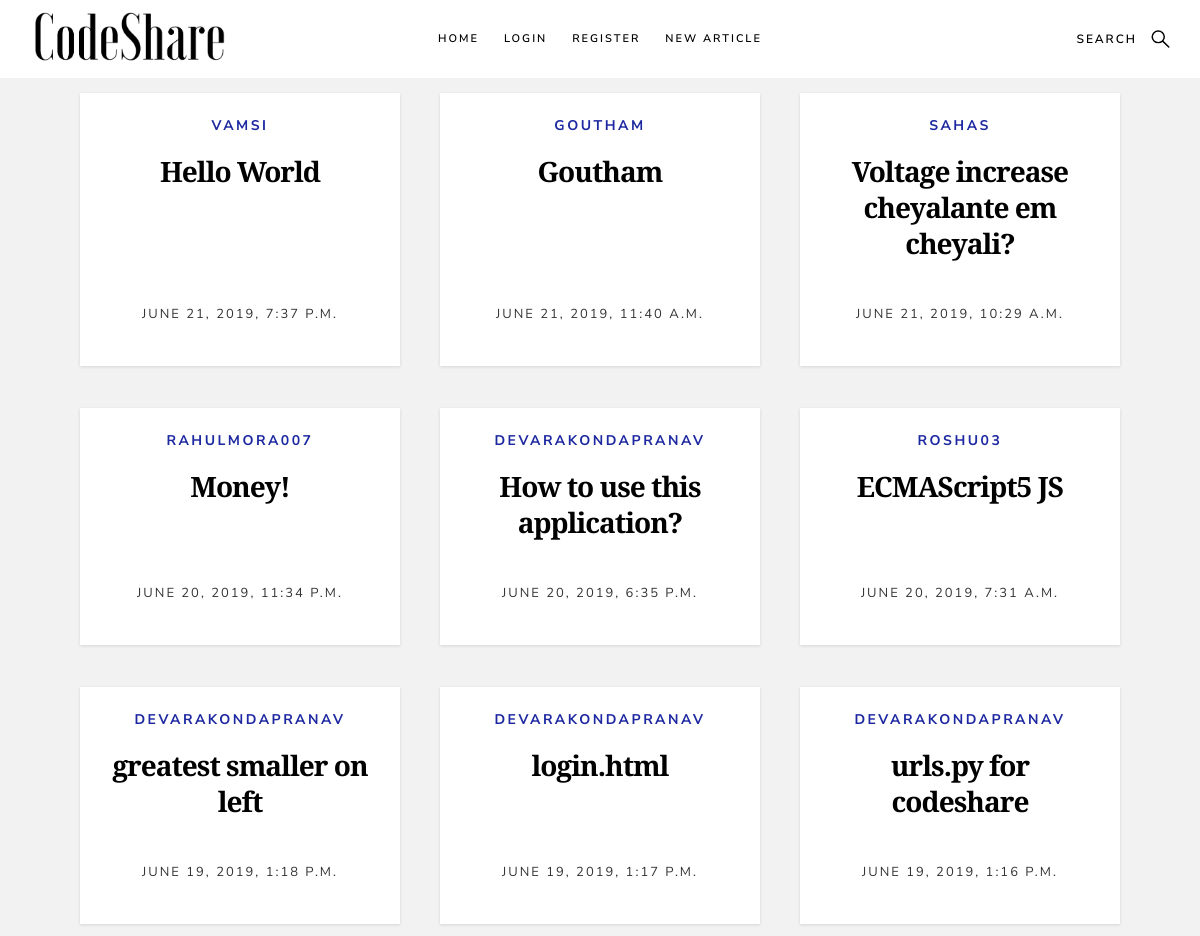
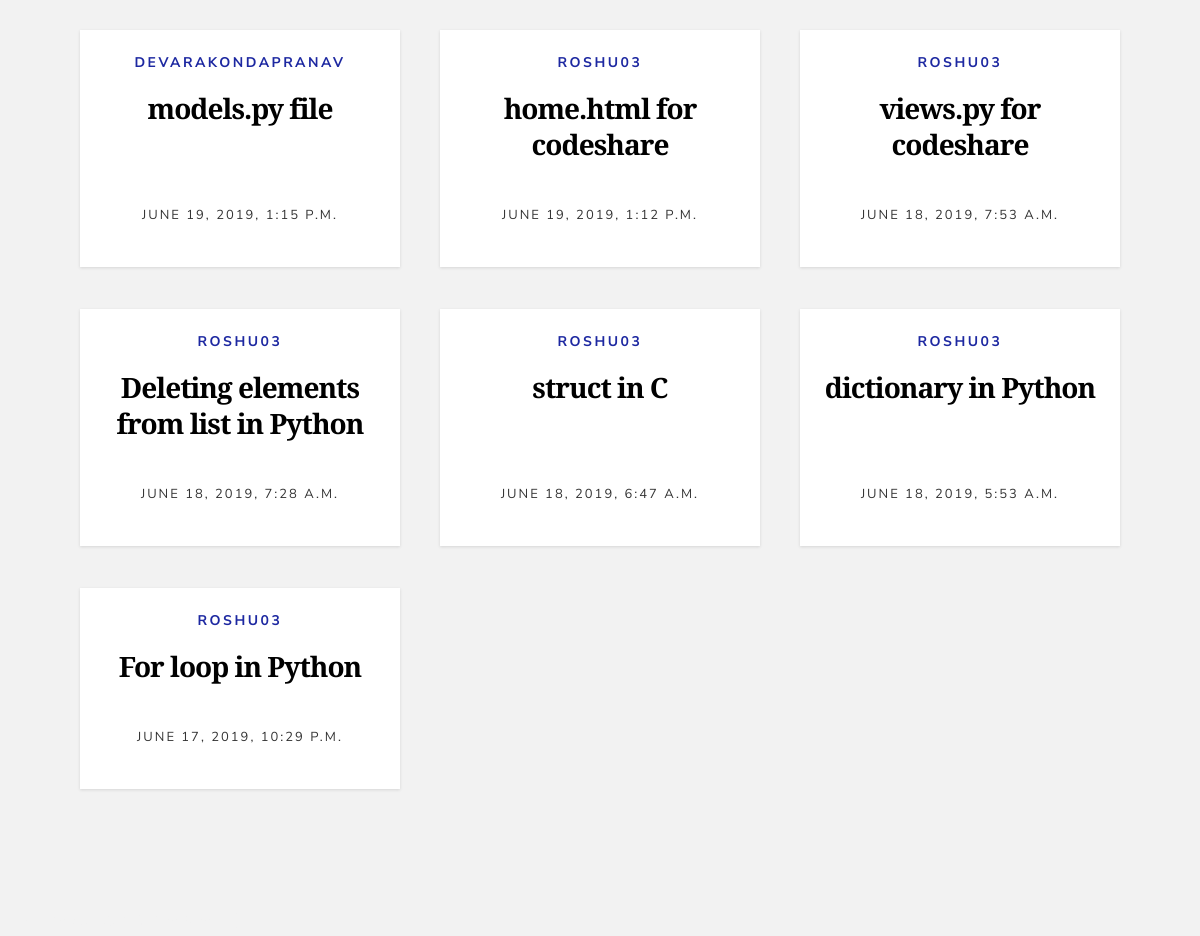
Page /snippets/ on the earlier database version (2 pictures, top to bottom).
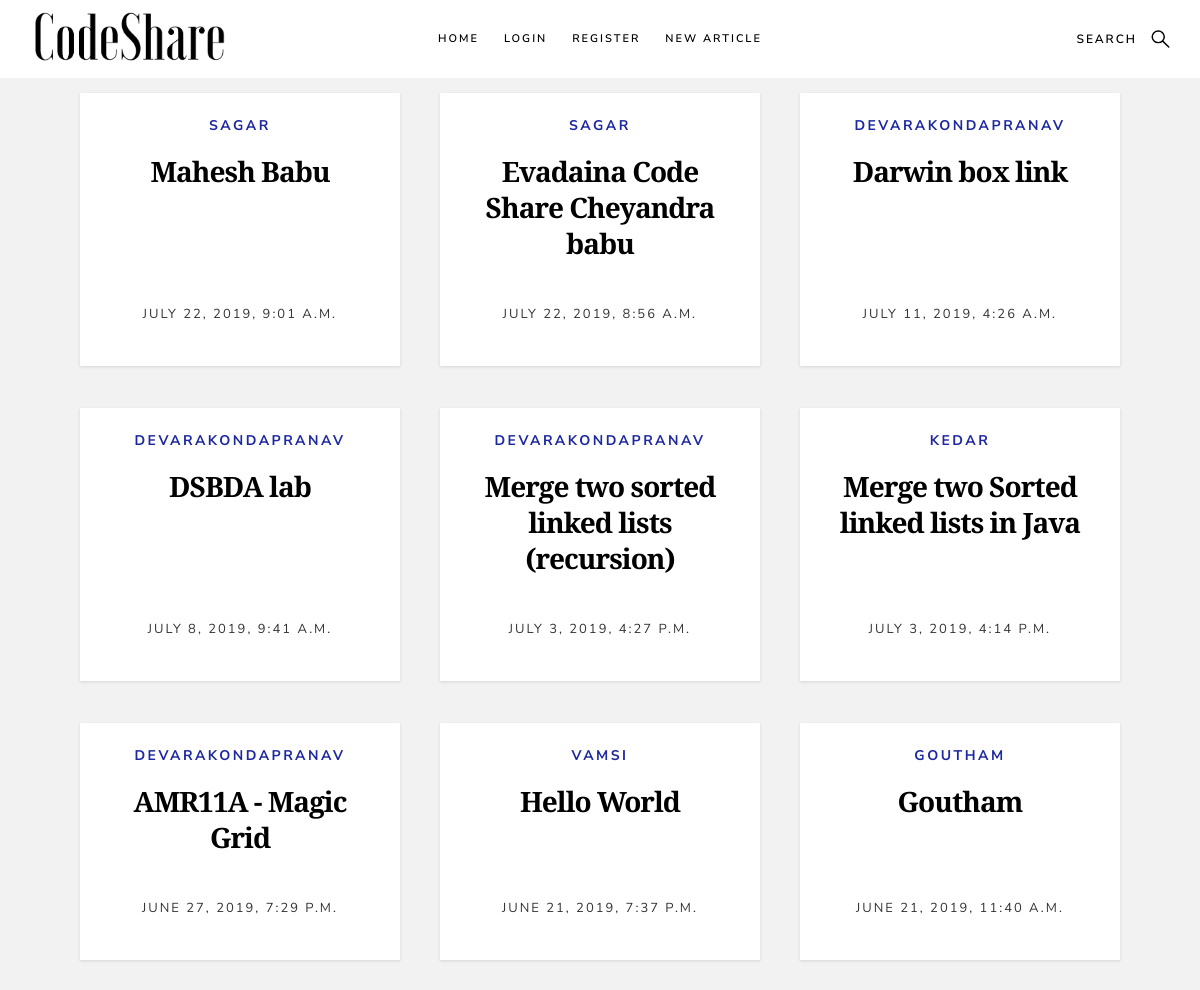
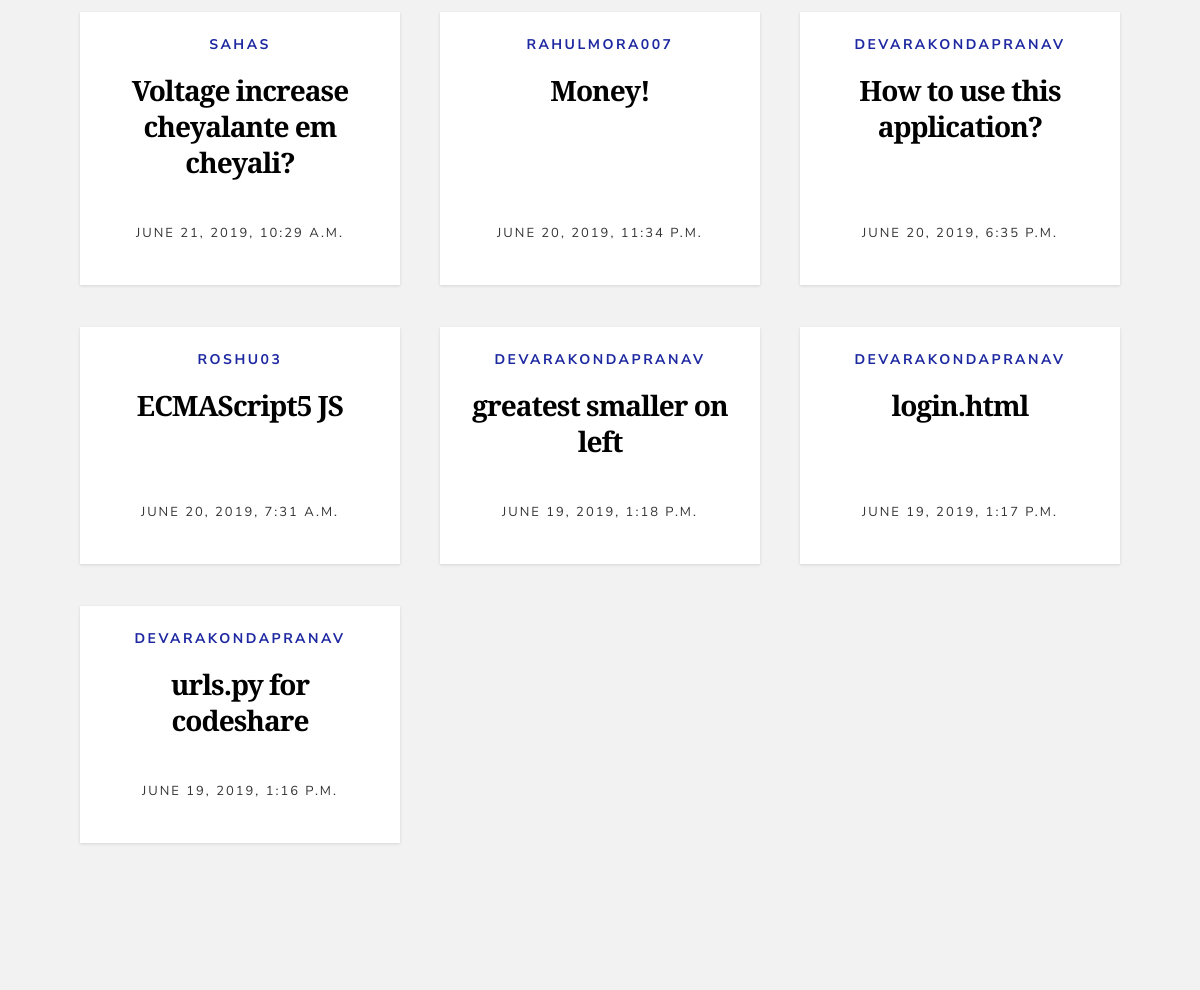
Same page on the later database version (2 pictures, top to bottom).
### snippets/models.py (models this page shows, shortened)
class Code(models.Model):
	code_snippet = models.TextField()
	author = models.CharField(max_length = 200)
	pub_date = models.DateTimeField('date published')
	title = models.CharField(max_length = 100)

### snippets/views.py (the view)
# urls.py: 2. Add a URL to urlpatterns:  path('', views.home, name='home')
def home(request):
	a = Code.objects.order_by('-pub_date')[:16]
	context = {"codes_list": a}
	return render(request, 'snippets/home.html', context)

### snippets/templates/snippets/home.html (shortened to what this page needs)
{% extends "snippets/base1.html" %}
{% block content %}
	{% for x in codes_list %}
			<article class="col-block">
                    <div class="item-entry" data-aos="zoom-in">
                        <div class="item-entry__text">
                            <div class="item-entry__cat">
                                <a href="/snippets/profile/{{x.author}}">{{x.author}}</a>
                            </div>
                            <h1 class="item-entry__title"><a href="/snippets/{{x.id}}">{{x.title}}</a></h1>
                            <div class="item-entry__date">
                                <a >{{x.pub_date}}</a>
                            </div>
                        </div>
                    </div>
                </article>
	{% endfor %}
{% endblock %}

Differences in the rows shown:
no longer on this page (row unchanged): Code: author "DEVARAKONDAPRANAV", title "models.py file", pub_date "JUNE 19, 2019, 1:15 P.M."
no longer on this page (row unchanged): Code: author "ROSHU03", title "home.html for codeshare", pub_date "JUNE 19, 2019, 1:12 P.M."
no longer on this page (row unchanged): Code: author "ROSHU03", title "views.py for codeshare", pub_date "JUNE 18, 2019, 7:53 A.M."
no longer on this page (row unchanged): Code: author "ROSHU03", title "Deleting elements from list in Python", pub_date "JUNE 18, 2019, 7:28 A.M."
no longer on this page (row unchanged): Code: author "ROSHU03", title "struct in C", pub_date "JUNE 18, 2019, 6:47 A.M."
no longer on this page (row unchanged): Code: author "ROSHU03", title "dictionary in Python", pub_date "JUNE 18, 2019, 5:53 A.M."
no longer on this page (row unchanged): Code: author "ROSHU03", title "For loop in Python", pub_date "JUNE 17, 2019, 10:29 P.M."
added Code: author "SAGAR", title "Mahesh Babu", pub_date "JULY 22, 2019, 9:01 A.M."
added Code: author "SAGAR", title "Evadaina Code Share Cheyandra babu", pub_date "JULY 22, 2019, 8:56 A.M."
added Code: author "DEVARAKONDAPRANAV", title "Darwin box link", pub_date "JULY 11, 2019, 4:26 A.M."
added Code: author "DEVARAKONDAPRANAV", title "DSBDA lab", pub_date "JULY 8, 2019, 9:41 A.M."
added Code: author "DEVARAKONDAPRANAV", title "Merge two sorted linked lists (recursion)", pub_date "JULY 3, 2019, 4:27 P.M."
added Code: author "KEDAR", title "Merge two Sorted linked lists in Java", pub_date "JULY 3, 2019, 4:14 P.M."
added Code: author "DEVARAKONDAPRANAV", title "AMR11A - Magic Grid", pub_date "JUNE 27, 2019, 7:29 P.M."
